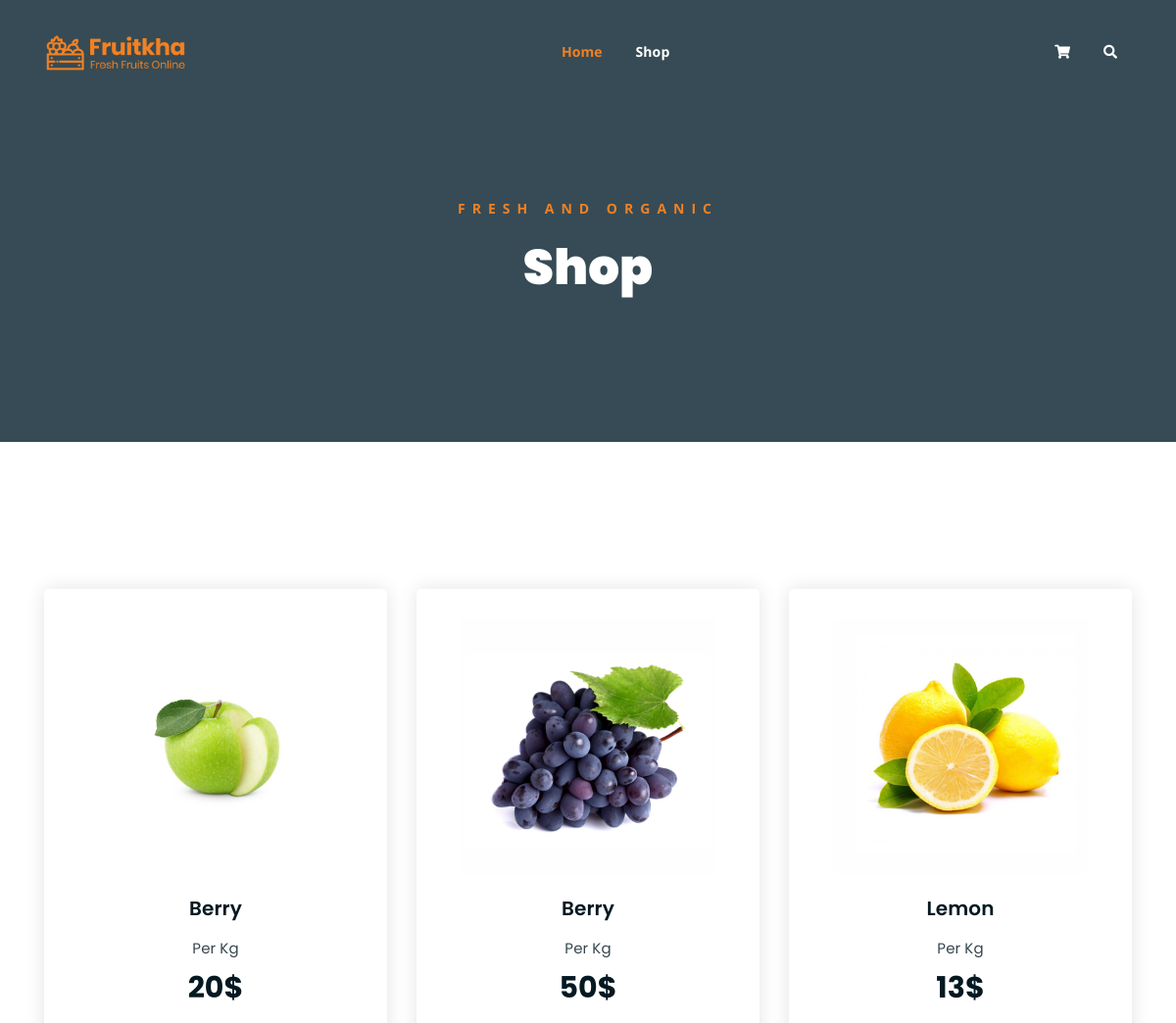
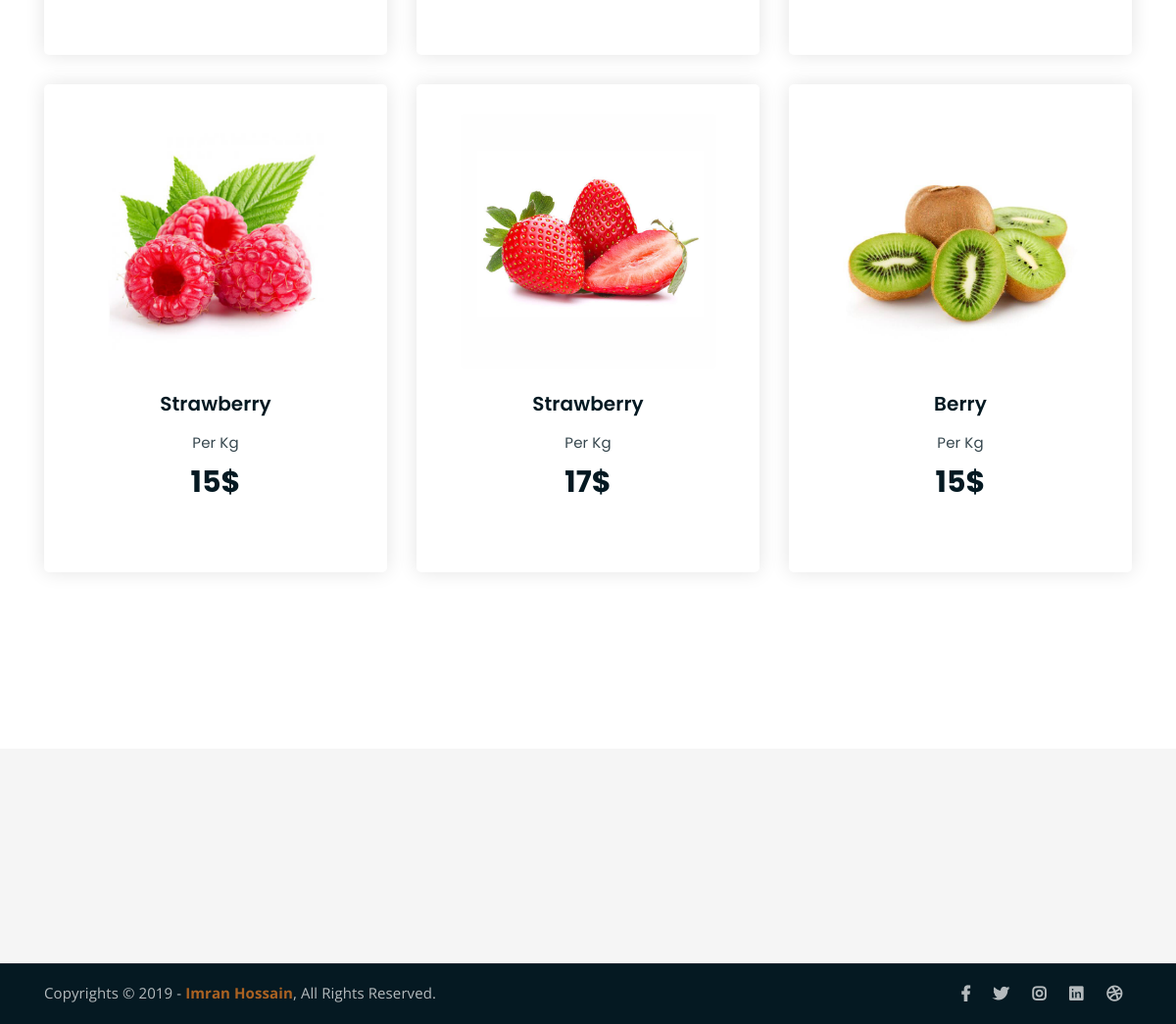
The app's page /shop/ with its own data (2 pictures, top to bottom).
### store/models.py (models this page shows, shortened)
class Products(models.Model):
    category = models.ForeignKey('store.Category', on_delete=models.CASCADE, null=True)
    title = models.CharField(max_length=255)
    description = models.TextField()
    slug = models.SlugField()
    image = models.ImageField()
    price = models.IntegerField(null=True)

### store/views.py (the view, shortened to what this page needs)
# urls.py: path('shop/', shop, name='shop'),
def shop(request):
        category = request.GET.get('category')
        product_id = request.GET.get('product')
        products = Products.objects.all()
        return render(request, 'shop.html',{'products': products, categories:'categories'})

### store/templates/shop.html (shortened to what this page needs)
{% load static %}
{% load categories %}
<!DOCTYPE html>
<html lang="en">
<head>
	<link rel="stylesheet" href="{% static '/css/all.min.css' %}">
	<link rel="stylesheet" href="{% static '/bootstrap/css/bootstrap.min.css' %}">
	<link rel="stylesheet" href="{% static '/css/owl.carousel.css' %}">
	<link rel="stylesheet" href="{% static '/css/magnific-popup.css' %}">
	<link rel="stylesheet" href="{% static '/css/animate.css' %}">
	<link rel="stylesheet" href="{% static '/css/meanmenu.min.css' %}">
	<link rel="stylesheet" href="{% static '/css/main.css' %}">
	<link rel="stylesheet" href="{% static '/css/responsive.css' %}">
</head>
<body>
	<div class="top-header-area" id="sticker">
		<div class="container">
			<div class="row">
				<div class="col-lg-12 col-sm-12 text-center">
					<div class="main-menu-wrap">
						<div class="site-logo">
							<a href="{% url 'store:home' %}">
								<img src="{% static '/img/logo.png' %}" alt="">
							</a>
						</div>
						<nav class="main-menu">
							<ul>
								<li class="current-list-item"><a href="{% url 'store:home' %}">Home</a>
								</li>
								<li><a href="#">Shop</a>
								</li>
								<li>
									<div class="header-icons">
										<a class="shopping-cart" href="{% url 'store:cart' %}"><i
												class="fas fa-shopping-cart"></i></a>
										<a class="mobile-hide search-bar-icon" href="#"><i
												class="fas fa-search"></i></a>
									</div>
								</li>
							</ul>
						</nav>
					</div>
				</div>
			</div>
		</div>
	</div>
	<div class="breadcrumb-section breadcrumb-bg">
		<div class="container">
			<div class="row">
				<div class="col-lg-8 offset-lg-2 text-center">
					<div class="breadcrumb-text">
						<p>Fresh and Organic</p>
						<h1>Shop</h1>
					</div>
				</div>
			</div>
		</div>
	</div>
	<div class="product-section mt-150 mb-150">
		<div class="container">
			<div class="row product-lists">
				{% for product in products %}
					<div class="col-lg-4 col-md-6 text-center strawberry">
						<div class="single-product-item">
							<div class="product-image">
								<a href="{% url 'store:detail' product.pk %}"><img src="{{ product.image.url }}" alt=""></a>
							</div>
							<h3>{{ product.title }}</h3>
							<p class="product-price"><span>Per Kg</span> {{ product.price }}$ </p>
						</div>
					</div>
				{% endfor %}
			</div>
		</div>
	</div>
	<div class="logo-carousel-section">
		<div class="container">
			<div class="row">
				<div class="col-lg-12">
					<div class="logo-carousel-inner">
						<div class="single-logo-item">
							<img src="{% static '/img/company-logos/1.png' %}" alt="">
						</div>
						<div class="single-logo-item">
							<img src="{% static '/img/company-logos/2.png' %}" alt="">
						</div>
						<div class="single-logo-item">
							<img src="{% static '/img/company-logos/3.png' %}" alt="">
						</div>
						<div class="single-logo-item">
							<img src="{% static '/img/company-logos/4.png' %}" alt="">
						</div>
					</div>
				</div>
			</div>
		</div>
	</div>
	<div class="copyright">
		<div class="container">
			<div class="row">
				<div class="col-lg-6 col-md-12">
					<p>Copyrights &copy; 2019 - <a href="https://imransdesign.com/">Imran Hossain</a>, All Rights
						Reserved.</p>
				</div>
				<div class="col-lg-6 text-right col-md-12">
					<div class="social-icons">
						<ul>
							<li><a href="#" target="_blank"><i class="fab fa-facebook-f"></i></a></li>
							<li><a href="#" target="_blank"><i class="fab fa-twitter"></i></a></li>
							<li><a href="#" target="_blank"><i class="fab fa-instagram"></i></a></li>
							<li><a href="#" target="_blank"><i class="fab fa-linkedin"></i></a></li>
							<li><a href="#" target="_blank"><i class="fab fa-dribbble"></i></a></li>
						</ul>
					</div>
				</div>
			</div>
		</div>
	</div>
</body>
</html>

### store/static/css/main.css (style rules this page uses)
html { font-size: 14px; font-weight: 400; line-height: 28px; height: 100%; }
body { font-family: "Open Sans", sans-serif; font-weight: 400; font-size: 1rem; letter-spacing: 0.1px; line-height: 1.8; color: #051922; overflow-x: hidden; }
body img { max-width: 100%; }
a { cursor: pointer; text-decoration: none; -webkit-transition: all 0.2s ease-in-out; -o-transition: all 0.2s ease-in-out; transition: all 0.2s ease-in-out; }
h1, .h1, h2, .h2, h3, .h3, h4, .h4, h5, .h5, h6, .h6 { font-family: "Poppins", sans-serif; font-weight: 700; margin: 0 0 1.25rem 0; color: #051922; }
h1:last-child, .h1:last-child, h2:last-child, .h2:last-child, h3:last-child, .h3:last-child, h4:last-child, .h4:last-child, h5:last-child, .h5:last-child, h6:last-child, .h6:last-child { margin: 0; }
h1, .h1 { font-size: 4rem; font-weight: 700; line-height: 4rem; }
h3, .h3 { font-size: 2rem; font-weight: 700; line-height: 2.25rem; }
p { font-family: "Open Sans", sans-serif; font-weight: 400; font-size: 1rem; letter-spacing: 0.1px; line-height: 1.8; color: #051922; margin: 0 0 1.25rem 0; }
p:last-child { margin: 0; }
.mt-150 { margin-top: 150px; }
.mb-150 { margin-bottom: 150px; }
.breadcrumb-bg { background-image: url(../img/breadcrumb-bg.jpg); }
.breadcrumb-text p { color: #F28123; font-weight: 700; text-transform: uppercase; letter-spacing: 7px; }
.breadcrumb-text h1 { font-size: 50px; font-weight: 900; color: #fff; margin: 0; margin-top: 20px; }
.breadcrumb-section { padding: 150px 0; background-size: cover; background-position: center center; position: relative; z-index: 1; background-attachment: fixed; padding-top: 200px; }
.breadcrumb-section:after { position: absolute; left: 0; top: 0; width: 100%; height: 100%; content: ""; background-color: #07212e; z-index: -1; opacity: 0.8; }
.top-header-area { position: absolute; z-index: 999; width: 100%; padding: 25px 0; }
nav.main-menu ul { margin: 0; padding: 0; list-style: none; }
nav.main-menu ul li { display: inline-block; }
nav.main-menu ul li a { color: #fff; font-weight: 700; display: block; padding: 15px; }
nav.main-menu ul > li { position: relative; }
nav.main-menu ul li:last-child a { display: inline-block; }
nav.main-menu > ul li:last-child { float: right; }
.site-logo { float: left; max-width: 150px; }
.main-menu-wrap { position: relative; }
.header-icons a { color: #fff; display: inline-block; padding: 10px; }
.site-logo { padding: 6px 0; }
nav.main-menu ul li.current-list-item > a { color: #F28123; }
nav.main-menu li a { -webkit-transition: 0.3s; -o-transition: 0.3s; transition: 0.3s; }
.top-header-area .header-icons a { -webkit-transition: 0.3s; -o-transition: 0.3s; transition: 0.3s; }
.top-header-area { -webkit-transition: 0.3s; -o-transition: 0.3s; transition: 0.3s; }
.single-logo-item img { max-width: 180px; margin: 0 auto; }
.logo-carousel-section { background-color: #f5f5f5; padding: 50px 0; }
.copyright { background-color: #051922; border-top: 1px solid #232a35; }
.copyright p { margin: 0; color: #fff; opacity: 0.7; padding: 16px 0; font-size: 15px; }
.copyright a { color: #F28123; font-weight: 700; }
.social-icons ul { margin: 0; padding: 0; list-style: none; }
.social-icons ul li { display: inline-block; }
.social-icons ul li a { font-size: 16px; color: #fff; opacity: 0.7; padding: 16px 10px; display: block; }
.single-logo-item { -webkit-transition: 0.3s; -o-transition: 0.3s; transition: 0.3s; }
.social-icons ul li a { -webkit-transition: 0.3s; -o-transition: 0.3s; transition: 0.3s; }
.product-image img { -webkit-transition: 0.3s; -o-transition: 0.3s; transition: 0.3s; }
.single-product-item { -webkit-transition: 0.3s; -o-transition: 0.3s; transition: 0.3s; }
html, body { height: 100%; }
.single-product-item { margin-bottom: 30px; }
.product-image { padding: 30px; padding-bottom: 0; }
.product-image img { width: 90%; border-radius: 5px; margin-bottom: 20px; }
.single-product-item h3 { font-size: 20px; font-weight: 600; margin-bottom: 10px; }
p.product-price { font-family: 'Poppins', sans-serif; font-size: 30px; font-weight: 700; margin-bottom: 15px; }
p.product-price span { display: block; opacity: 0.8; font-size: 15px; font-weight: 400; }
.single-product-item { -webkit-box-shadow: 0 0 20px #e4e4e4; box-shadow: 0 0 20px #e4e4e4; padding-bottom: 50px; border-radius: 5px; }

### records on screen
Products: image (picture), title "Berry", price "20"
Products: image (picture), title "Berry", price "50"
Products: image (picture), title "Lemon", price "13"
Products: image (picture), title "Strawberry", price "15"
Products: image (picture), title "Strawberry", price "17"
Products: image (picture), title "Berry", price "15"
